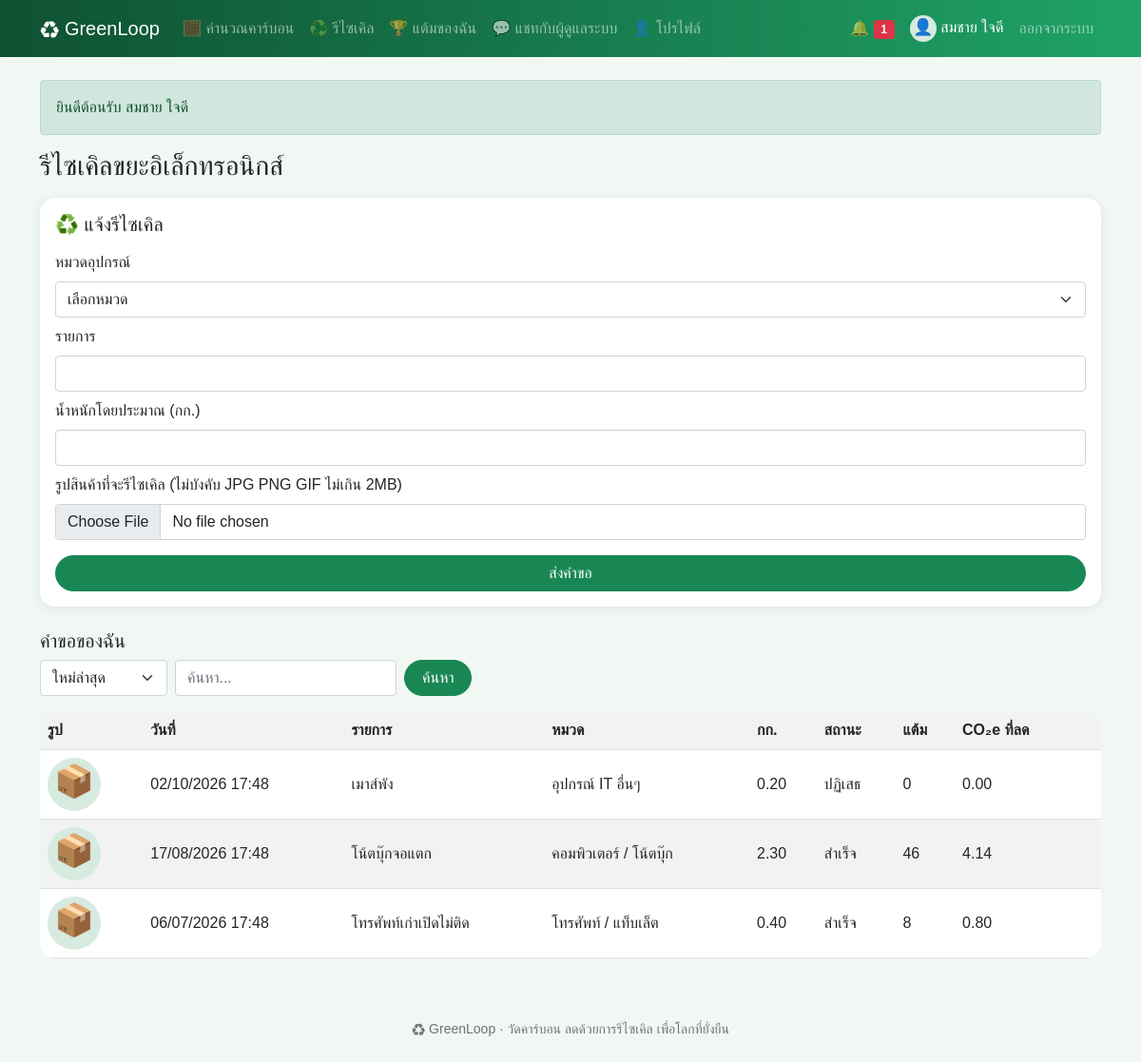
The app's page /recycle.php (signed in) with its own data.
### tables this page shows
CREATE TABLE users (
    id INT AUTO_INCREMENT PRIMARY KEY,
    name VARCHAR(100) NOT NULL,
    email VARCHAR(100) NOT NULL UNIQUE,
    phone VARCHAR(10) NOT NULL,
    avatar VARCHAR(50) NOT NULL DEFAULT '' COMMENT 'ชื่อไฟล์รูปโปรไฟล์ใน uploads/',
    password VARCHAR(255) NOT NULL,
    question VARCHAR(100) NOT NULL COMMENT 'คำถามกันลืมรหัสผ่านที่สมาชิกเลือก',
    answer VARCHAR(255) NOT NULL COMMENT 'คำตอบกันลืมรหัสผ่าน (เข้ารหัส)',
    role ENUM('user','admin') NOT NULL DEFAULT 'user',
    status ENUM('active','suspended') NOT NULL DEFAULT 'active',
    points INT NOT NULL DEFAULT 0,
    created_at DATETIME NOT NULL DEFAULT CURRENT_TIMESTAMP
);

CREATE TABLE recycles (
    id INT AUTO_INCREMENT PRIMARY KEY,
    user_id INT NOT NULL,
    category_id INT NOT NULL,
    item_name VARCHAR(150) NOT NULL,
    weight_kg DECIMAL(6,2) NOT NULL,
    image VARCHAR(50) NOT NULL DEFAULT '' COMMENT 'ชื่อไฟล์รูปสินค้าใน uploads/',
    status ENUM('pending','done','rejected') NOT NULL DEFAULT 'pending',
    points INT NOT NULL DEFAULT 0,
    co2_kg DECIMAL(8,2) NOT NULL DEFAULT 0,
    created_at DATETIME NOT NULL DEFAULT CURRENT_TIMESTAMP,
    FOREIGN KEY (user_id) REFERENCES users (id) ON DELETE CASCADE,
    FOREIGN KEY (category_id) REFERENCES categories (id)
);

CREATE TABLE categories (
    id INT AUTO_INCREMENT PRIMARY KEY,
    name VARCHAR(100) NOT NULL,
    co2_per_kg DECIMAL(6,2) NOT NULL
);

### recycle.php (the view, shortened to what this page needs)
<?php
require 'init.php';
$u = need_login();
$sort = g('sort') == 'weight' ? 'r.weight_kg DESC' : 'r.id DESC';
$rows = all("SELECT r.*, c.name AS category FROM recycles r JOIN categories c ON c.id = r.category_id
    WHERE r.user_id = ? AND r.item_name LIKE ? ORDER BY $sort", [$u['id'], like()]);
head('รีไซเคิลขยะอิเล็กทรอนิกส์');
?>
<form method="post" enctype="multipart/form-data" class="card card-body mb-4">
  <h5>♻️ แจ้งรีไซเคิล</h5>
  <label class="form-label mt-2">หมวดอุปกรณ์</label>
  <select class="form-select" name="category_id" required>
    <option value="">เลือกหมวด</option>
  </select>
  <?php input('รายการ', 'item_name', 'text', '', 'required minlength="3"') ?>
  <button class="btn btn-success mt-3">ส่งคำขอ</button>
</form>
<h5>คำขอของฉัน</h5>
<?php search('<select class="form-select w-auto" name="sort"><option value="">ใหม่ล่าสุด</option><option value="weight"' . (g('sort') == 'weight' ? ' selected' : '') . '>น้ำหนักมากสุด</option></select>') ?>
<div class="table-responsive">
<table class="table table-striped bg-white align-middle">
  <tr><th>รูป</th><th>วันที่</th><th>รายการ</th><th>หมวด</th><th>กก.</th><th>สถานะ</th><th>แต้ม</th><th>CO₂e ที่ลด</th><th></th></tr>
  <?php foreach ($rows as $r): ?>
    <tr>
      <td><?= pic($r['image'], 56, '📦', true) ?></td><td><?= dt($r['created_at']) ?></td><td><?= e($r['item_name']) ?></td><td><?= e($r['category']) ?></td>
      <td><?= $r['weight_kg'] ?></td><td><?= STATUS[$r['status']] ?></td><td><?= $r['points'] ?></td><td><?= $r['co2_kg'] ?></td>
      <td><?php if ($r['status'] == 'pending'): ?>
      <?php endif; ?></td>
    </tr>
  <?php endforeach; ?>
</table>
</div>
<?php foot() ?>

### init.php (shortened to what this page needs)
<?php
$db = new PDO('mysql:host=localhost;dbname=greenloop;charset=utf8mb4', 'root', '');
$db->setAttribute(PDO::ATTR_ERRMODE, PDO::ERRMODE_EXCEPTION);
$db->setAttribute(PDO::ATTR_DEFAULT_FETCH_MODE, PDO::FETCH_ASSOC);
function q($sql, $p = [])
{
    global $db;
    $s = $db->prepare($sql);
    $s->execute($p);
    return $s;
}
function all($sql, $p = []) { return q($sql, $p)->fetchAll(); }
function one($sql, $p = []) { return q($sql, $p)->fetch(); }
function val($sql, $p = []) { return q($sql, $p)->fetchColumn(); }
function e($s) { return htmlspecialchars($s ?? '', ENT_QUOTES); }
function g($k, $d = '') { return trim($_GET[$k] ?? $d); }
function like() { return '%' . g('q') . '%'; }
function dt($s) { return $s ? date('d/m/Y H:i', strtotime($s)) : '-'; }
function inbox() { return me()['role'] == 'admin' ? null : me()['id']; }
function pic($file, $size = 40, $icon = '👤', $link = false)
{
    if (!$file) return "<span class='pic' style='width:{$size}px;height:{$size}px;font-size:" . $size * .6 . "px'>$icon</span>";
    $img = "<img class='pic' src='" . UP . "uploads/$file' width='$size' height='$size' alt=''>";
    return $link ? "<a href='" . UP . "uploads/$file' target='_blank'>$img</a>" : $img;
}
function me()
{
    static $u;
    if (!$u && isset($_SESSION['uid'])) $u = one("SELECT * FROM users WHERE id = ? AND status = 'active'", [$_SESSION['uid']]);
    return $u;
}
function need_login()
{
    if (!me()) go(UP . 'login.php', 'กรุณาเข้าสู่ระบบก่อน', 'warning');
    return me();
}
function input($label, $name, $type = 'text', $value = '', $attr = 'required')
{
    echo "<label class='form-label mt-2'>$label</label><input class='form-control' type='$type' name='$name' value='" . e($value) . "' $attr>";
}
function search($extra = '')
{
    echo "<form class='d-flex flex-wrap gap-2 mb-3 d-print-none'>$extra<input class='form-control w-auto' name='q' value='" . e(g('q')) . "' placeholder='ค้นหา...'><button class='btn btn-success'>ค้นหา</button></form>";
}
function head($title, $show = true)
{
    $u = me();
    $menu = !$u ? [] : ($u['role'] == 'admin' ? MENU_ADMIN : MENU_USER);
    ?>
<!doctype html>
<html lang="th">
<head>
<link rel="stylesheet" href="<?= UP ?>assets/bootstrap.min.css">
<link rel="stylesheet" href="<?= UP ?>assets/style.css">
</head>
<body>
<nav class="navbar navbar-expand-lg navbar-dark d-print-none">
  <div class="container">
    <a class="navbar-brand" href="<?= UP ?>index.php">♻ GreenLoop</a>
    <div class="collapse navbar-collapse" id="menu">
      <div class="navbar-nav me-auto">
        <?php foreach ($menu as $file => $name): ?>
          <a class="nav-link" href="<?= UP . $file ?>"><?= $name ?></a>
        <?php endforeach; ?>
      </div>
      <div class="navbar-nav align-items-lg-center">
        <?php if (!$u): ?>
          <a class="nav-link" href="<?= UP ?>login.php">เข้าสู่ระบบ</a>
          <a class="nav-link" href="<?= UP ?>register.php">สมัครสมาชิก</a>
        <?php else: ?>
          <a class="nav-link" href="<?= UP ?>notifications.php">🔔 <span class="badge bg-danger"><?= val('SELECT COUNT(*) FROM notifications WHERE is_read = 0 AND user_id <=> ?', [inbox()]) ?></span></a>
          <span class="navbar-text text-white mx-2"><?= pic($u['avatar'], 28) ?> <?= e($u['name']) ?></span>
          <a class="nav-link" href="<?= UP ?>logout.php">ออกจากระบบ</a>
        <?php endif; ?>
      </div>
    </div>
  </div>
</nav>
<main class="container py-4">
<?php if (isset($_SESSION['flash'])): ?>
  <div class="alert alert-<?= $_SESSION['flash'][1] ?>"><?= e($_SESSION['flash'][0]) ?></div>
<?php unset($_SESSION['flash']); endif; ?>
<?php if ($show): ?><h3 class="mb-3"><?= $title ?></h3><?php endif; ?>
    <?php
}
function foot()
{
    echo '</main><footer class="text-center text-muted small py-4 d-print-none">♻ GreenLoop · วัดคาร์บอน ลดด้วยการรีไซเคิล เพื่อโลกที่ยั่งยืน</footer>'
        . '<script src="' . UP . 'assets/bootstrap.bundle.min.js"></script></body></html>';
}

### assets/style.css (style rules this page uses)
body { background: #f1f7f3; font-family: "Leelawadee UI", Tahoma, sans-serif; }
.navbar { background: linear-gradient(90deg, #0f5132, #1fa367); }
.btn { border-radius: 50px; padding-left: 18px; padding-right: 18px; }
.card { border: 0; border-radius: 16px; box-shadow: 0 2px 12px rgba(15, 81, 50, .08); }
.table { border-radius: 16px; overflow: hidden; }
.pic { display: inline-block; object-fit: cover; border-radius: 50%; background: #d7eadf; text-align: center; vertical-align: middle; }

### records on screen
users: role "🧮 คำนวณคาร์บอน", role "♻️ รีไซเคิล", role "🏆 แต้มของฉัน", role "💬 แชทกับผู้ดูแลระบบ", role "👤 โปรไฟล์", name "สมชาย ใจดี"
recycles: created_at "02/10/2026 17:48", item_name "เมาส์พัง", category.name "อุปกรณ์ IT อื่นๆ", weight_kg "0.20", status "ปฏิเสธ", points "0", co2_kg "0.00"
recycles: created_at "17/08/2026 17:48", item_name "โน้ตบุ๊กจอแตก", category.name "คอมพิวเตอร์ / โน้ตบุ๊ก", weight_kg "2.30", status "สำเร็จ", points "46", co2_kg "4.14"
recycles: created_at "06/07/2026 17:48", item_name "โทรศัพท์เก่าเปิดไม่ติด", category.name "โทรศัพท์ / แท็บเล็ต", weight_kg "0.40", status "สำเร็จ", points "8", co2_kg "0.80"

### other values on screen
$icon "👤"
$_SESSION['flash'][0] "ยินดีต้อนรับ สมชาย ใจดี"
$title "รีไซเคิลขยะอิเล็กทรอนิกส์"
$label "รายการ น้ำหนักโดยประมาณ (กก.) รูปสินค้าที่จะรีไซเคิล (ไม่บังคับ JPG PNG GIF ไม่เกิน 2MB)"
